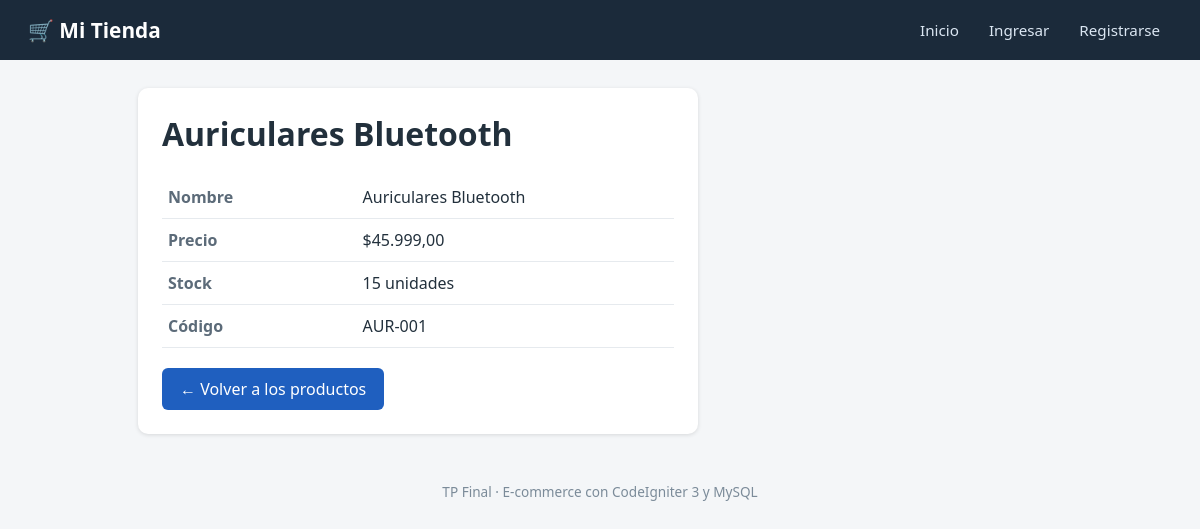
The page /index.php/producto/1 on the database its author committed.
### tables this page shows
CREATE TABLE IF NOT EXISTS productos (
    id     INT AUTO_INCREMENT PRIMARY KEY,
    codigo VARCHAR(20)   NOT NULL UNIQUE,     
    nombre VARCHAR(100)  NOT NULL,
    precio DECIMAL(10,2) NOT NULL,
    stock  INT           NOT NULL DEFAULT 0
);

### application/controllers/Productos.php (called while the page is built, shortened)
<?php
class Productos extends CI_Controller {
    public function __construct() {
        $this->load->model('Producto_model');
    }
    public function ver($id) {
        $producto = $this->Producto_model->obtenerPorId($id);
        $datos['titulo']   = $producto->nombre;
        $datos['producto'] = $producto;
        $this->load->view('productos_detalle', $datos);
    }
}

### index.php (called while the page is built, shortened)
<?php
require_once BASEPATH.'core/CodeIgniter.php';

### application/models/Producto_model.php (called while the page is built, shortened)
<?php
class Producto_model extends CI_Model {
    public function obtenerPorId($id) {
        $this->db->where('id', $id);
        $query = $this->db->get('productos');
        return $query->row();
    }
}

### application/views/productos_detalle.php (the view, shortened to what this page needs)
<div class="detalle">
    <h1><?php echo html_escape($producto->nombre); ?></h1>
    <table>
        <tr><th>Nombre</th><td><?php echo html_escape($producto->nombre); ?></td></tr>
        <tr><th>Precio</th><td>$<?php echo number_format($producto->precio, 2, ',', '.'); ?></td></tr>
        <tr>
            <th>Stock</th>
            <td>
                <?php if ($producto->stock == 0): ?>
                    <span class="stock stock-agotado">Agotado</span>
                <?php else: ?>
                    <?php echo $producto->stock; ?> unidades
                <?php endif; ?>
            </td>
        </tr>
        <tr><th>Código</th><td><?php echo html_escape($producto->codigo); ?></td></tr>
    </table>
    <a class="boton" href="<?php echo site_url('/'); ?>">&larr; Volver a los productos</a>
</div>

### public/css/estilos.css (style rules this page uses)
* { box-sizing: border-box; }
body { font-family: system-ui, "Segoe UI", Arial, sans-serif; background: #f4f6f8; color: #22303c; margin: 0; }
a { color: #1f5fbf; }
h1, h2 { margin-top: 0; }
.detalle { background: #fff; border-radius: 10px; box-shadow: 0 1px 4px rgba(0, 0, 0, .12); padding: 24px; max-width: 560px; }
.detalle table { width: 100%; border-collapse: collapse; margin-bottom: 20px; }
.detalle th, .detalle td { text-align: left; padding: 10px 6px; border-bottom: 1px solid #e6eaee; }
.detalle th { width: 38%; color: #5c6b79; font-weight: 600; }
.boton { display: inline-block; border: none; border-radius: 6px; padding: 10px 18px; background: #1f5fbf; color: #fff; font-size: 1rem; cursor: pointer; text-decoration: none; }

### rows shown on the page
productos: nombre "Auriculares Bluetooth", precio "45.999,00", stock "15", codigo "AUR-001"
